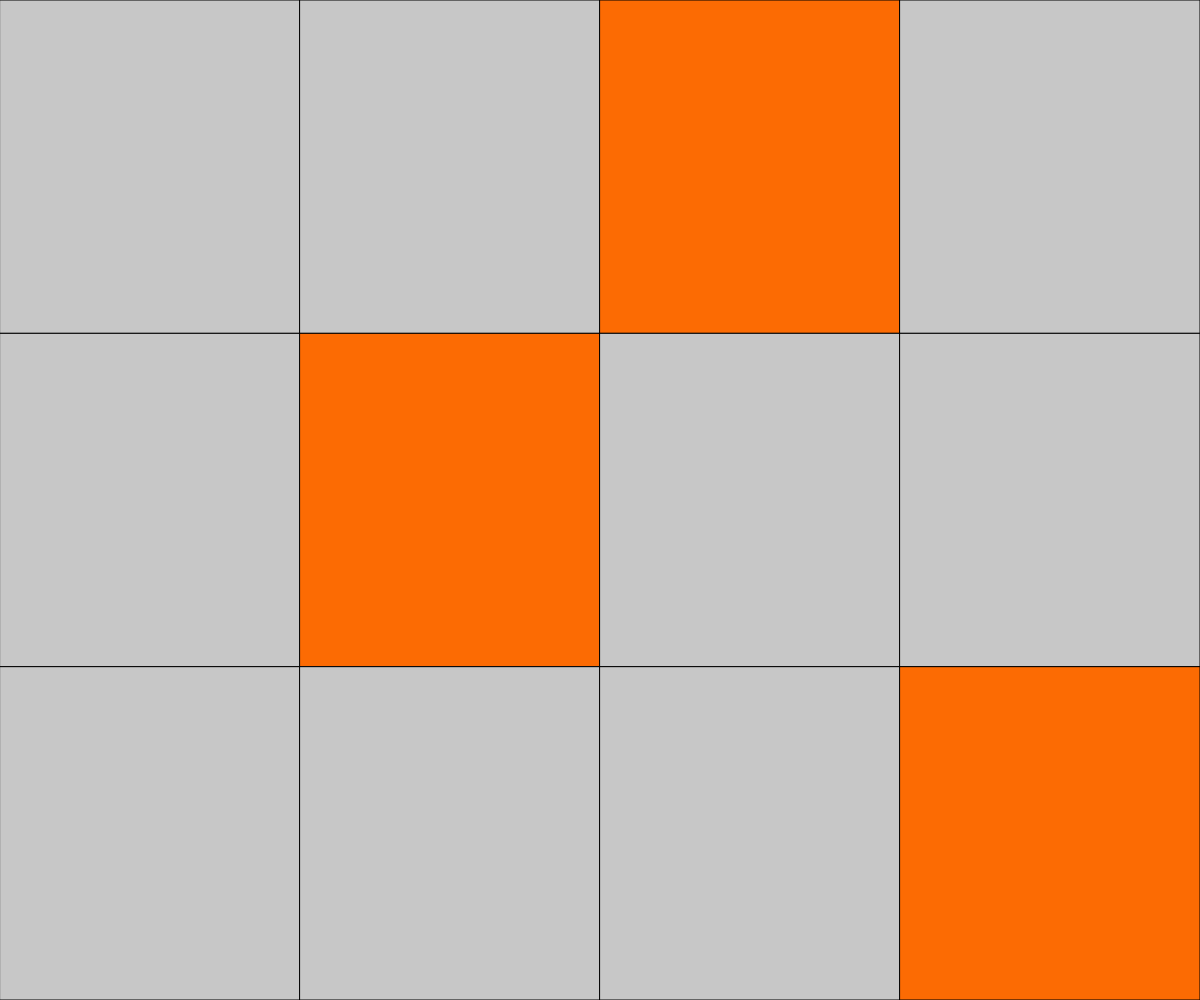
Frame 1 (no input)
Frame 60 (no input): identical to frame 1, image omitted
Frame 120 (the mouse pressed at the canvas centre since frame 60): identical to frame 1, image omitted

The p5.js sketch that drew this single still picture (run headless with seeded random() and noise() and a simulated clock; from frame 60 on, the mouse is pressed at the canvas centre):

// p5.js sketch
// ── sketch.js
function setup() {
  createCanvas(windowWidth, windowHeight);
  


  // put setup code here

//blokken
  //eerste rij
 
  fill(199)
  rect(0,0,width/4,height/3);
  rect(width/4*1,0,width/4,height/3);
  fill(252, 107, 3)
  rect(width/4*2,0,width/4,height/3);
  fill(199)
  rect(width/4*3,0,width/4,height/3);

  //tweede rij
  fill(199)
  rect(width/4*0,height/3*1,width/4,height/3);
  fill(252, 107, 3)
  rect(width/4*1,height/3*1,width/4,height/3);
  fill(199)
  rect(width/4*2,height/3*1,width/4,height/3);
  fill(199)
  rect(width/4*3,height/3*1,width/4,height/3);

  //derde rij
  fill(199)
  rect(width/4*0,height/3*2,width/4,height/3);
  fill(199)
  rect(width/4*1,height/3*2,width/4,height/3);
  fill(199)
  rect(width/4*2,height/3*2,width/4,height/3);
  fill(252, 107, 3)
  rect(width/4*3,height/3*2,width/4,height/3);
  


  
  
}

function draw() {
  // put drawing code here
  
}
